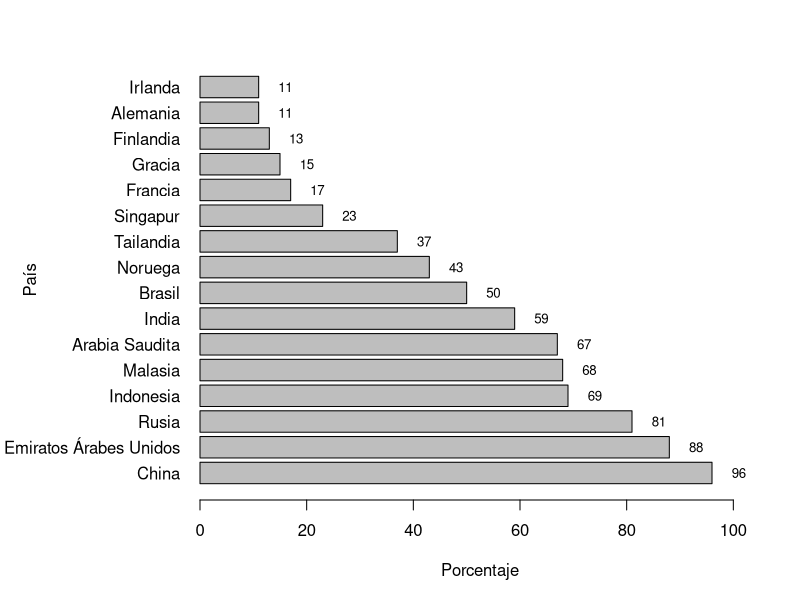
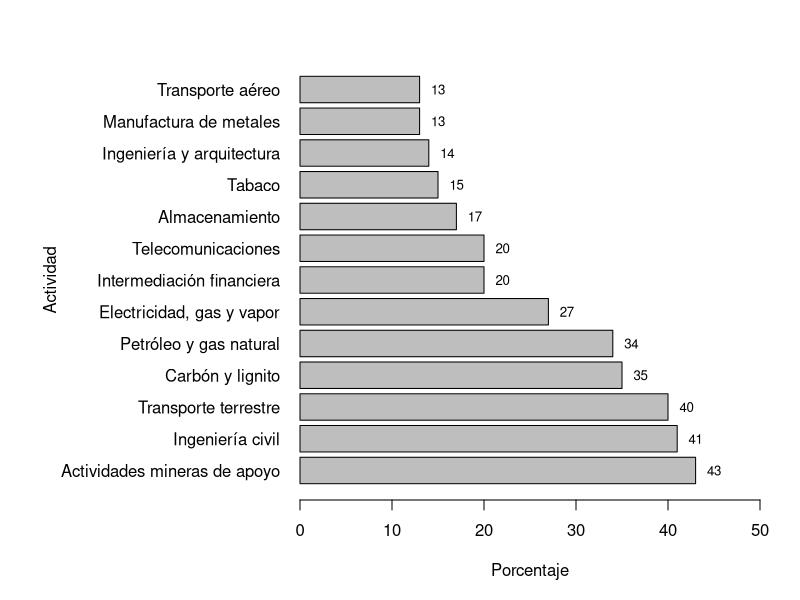

Source code (R) for these figures, in order:
## ---- chunk 1

base <- read.csv("bases/fig1.csv")
par(mar=c(5, 10, 3, 2))
# reorder
new_order <- with(base, reorder(País, -Porcentaje, na.rm=T))
z <- barplot(Porcentaje ~ new_order, 
        data = base,
        main="",
        xlab="Porcentaje",
        ylab="",
        xlim = c(0,105),
        las=2,
        las=1,
        horiz = T)
text(x = base$Porcentaje + 5, y = rev(z), labels = as.character(base$Porcentaje), cex = 0.8)
mtext(side = 2, text = "País", line = 8)


## ---- chunk 2

base <- read.csv("bases/fig2.csv")
par(mar=c(5, 15, 3, 2))
# reorder
new_order <- with(base, reorder(Actividad, -Porcentaje, na.rm=T))
z <- barplot(Porcentaje ~ new_order, 
        data = base,
        main="",
        xlab="Porcentaje",
        ylab="",
        xlim = c(0,50),
        las=2,
        las=1,
        horiz = T)
text(x = base$Porcentaje + 2, y = rev(z), labels = as.character(base$Porcentaje), cex = 0.8)
mtext(side = 2, text = "Actividad", line = 12)


## ---- chunk 3
base <- read.csv("bases/cuadro5.csv")
knitr::kable(base, col.names = c("Dimensión","Empresa privada","Empresa pública"), caption = 'Diferencias entre empresas públicas y privadas')
